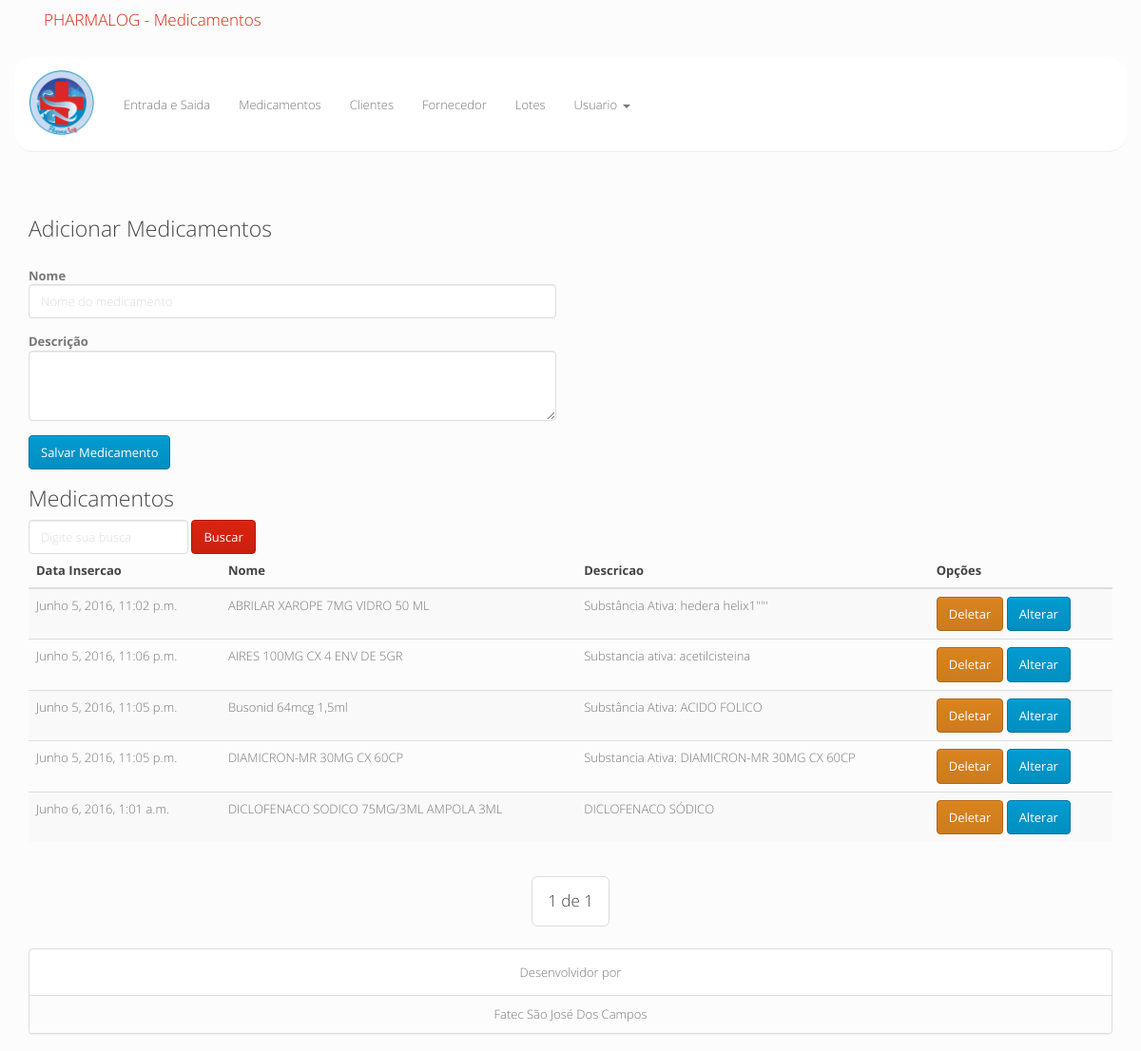
The app's page /controle/dashboard/medicamentos/ (signed in), older data.
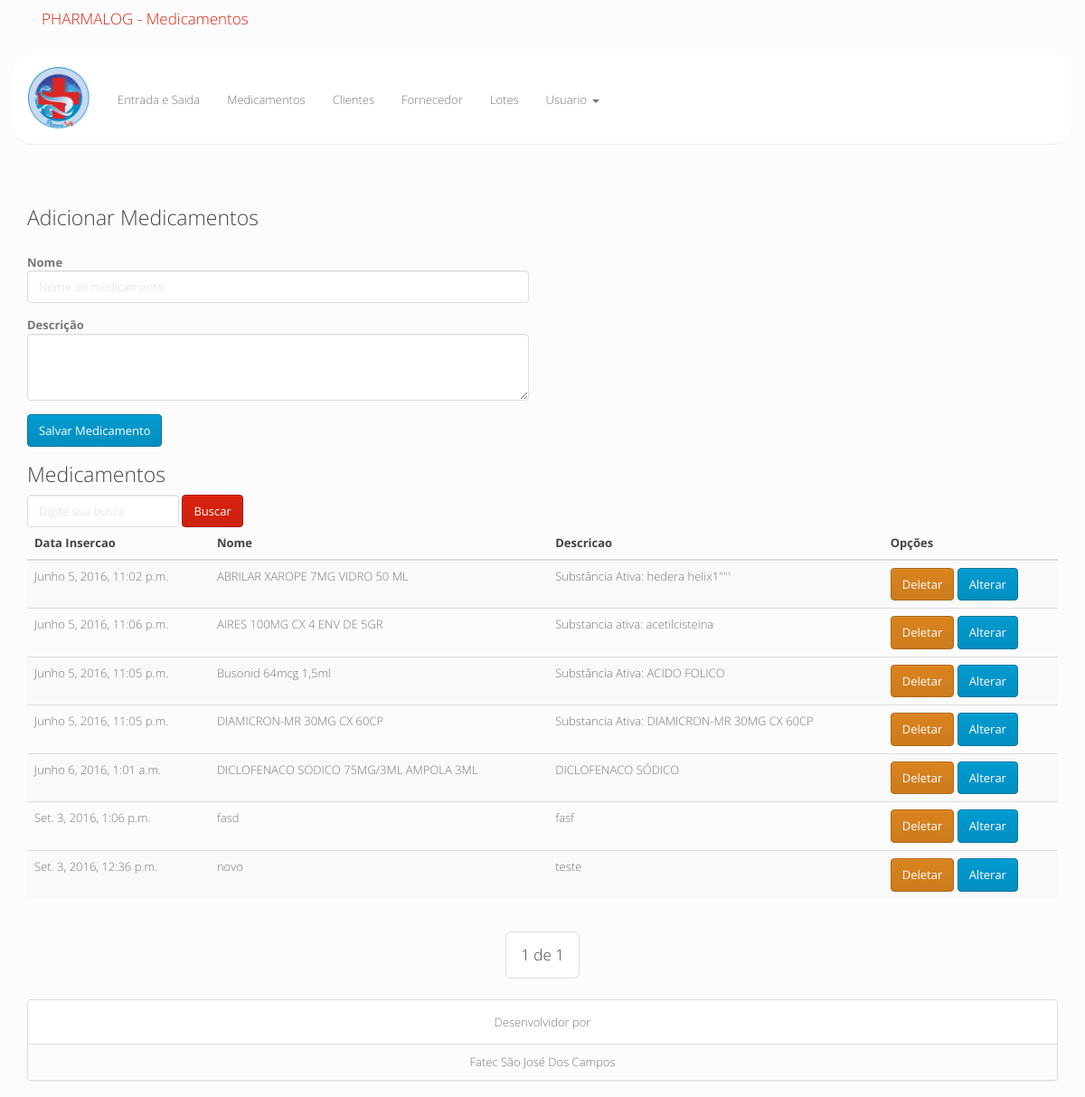
The same page, newer data.
### controle/models.py (models this page shows, shortened)
class Medicamento(models.Model):
	data_insercao = models.DateTimeField(auto_now=True)
	nome = models.CharField(unique=True,max_length=50)
	descricao = models.CharField(max_length=250,blank=False)

### controle/views.py (the view, shortened to what this page needs)
@login_required(login_url='/')
def medicamento(request):
	error = ""
	classerror = ""
	context = {}
	if request.GET.get('busca'):
		b = request.GET['busca']
		medicamentos = Medicamento.objects.filter(Q(nome__contains=b)|Q(descricao__contains=b))
		if len(medicamentos) == 0:
			classerror = "alert alert-warning"
			error = "Nada Encontrado!!"
	else:
		medicamentos = Medicamento.objects.order_by('nome')
	page = request.GET.get('page')
	paginator =  Paginator(medicamentos,10)
	try:
		medicamentos = paginator.page(page)
	except PageNotAnInteger:
		medicamentos = paginator.page(1)
	except EmptyPage:
		medicamentos = paginator.page(paginator.num_pages)
	context['title'] = "Medicamentos"
	context['list_med'] = medicamentos
	context['error'] = error
	context['classerror'] = classerror
	return render(request,'content/medicamentos.html',context)

### controle/templates/content/medicamentos.html (shortened to what this page needs)
{% load staticfiles %}
{% include "header.html" %}
		{% include "menu.html" %}
		<section class="container">
			<h3>Adicionar Medicamentos</h3>
			<div class="row">
				<div class="col-lg-6 col-md-6 col-xs-12">
					<form action="" method="POST" role="form">
						<br>
						<div class="form-group">
							<strong>Nome</strong>
							<input type="text" value="{{nome}}" class="form-control" name="nome" placeholder="Nome do medicamento" required>
						</div>
						<div class="form-group">
							<strong>Descrição</strong>
							<textarea name="descricao" id="inputDescricao" class="form-control" maxlength="250" rows="3" required>{{descricao}}</textarea>
						</div>
						<button type="submit" class="btn btn-info">Salvar Medicamento</button>
					</form>
				</div>
			</div>
			<div class="row">
				<div class="col-lg-12 col-md-12 col-xs-12">
					<h3>Medicamentos</h3>
					<form action="" method="GET" class="form-inline" role="form">
						<div class="form-group">
							<input type="text" class="form-control" name="busca" placeholder="Digite sua busca" required>
						</div>
						<button type="submit" class="btn btn-primary">Buscar</button>
					</form>
					<table class="table table-striped table-hover">
						<thead>
							<tr>
								<th>Data Insercao</th>
								<th>Nome</th>
								<th>Descricao</th>
								<th>Opções</th>
							</tr>
						</thead>
						<tbody>
						{%  for med in list_med %}
							<tr>
								<td>{{med.data_insercao}}</td>
								<td>{{med.nome}}</td>
								<td>{{med.descricao}}</td>
								<td>
									<a class="btn btn-danger" onclick="delMed('?deleta='+{{med.id}},'{{med.nome}}')">
										Deletar
									</a>
									<a class="btn btn-info" data-toggle="modal" href='#alterarMod' onclick="pegaAltMed('{{med.id}}','{{med.nome}}','{{med.descricao}}')">
										Alterar
									</a>
								</td>
							</tr>
						{% endfor %}
						</tbody>
					</table>
					<div class="text-center">
					    <ul class="pagination pagination-lg">
					        <li>
					            <a>
					            	{{ list_med.number }} de {{ list_med.paginator.num_pages }}
					            </a>
					        </li>
					    </ul>
					</div>
				</div>
			</div>
		</section>
{% include "footer.html" %}

Row changes from the older to the newer data that the page shows:
added Medicamento: data_insercao "Set. 3, 2016, 1:06 p.m.", nome "fasd", descricao "fasf"
added Medicamento: data_insercao "Set. 3, 2016, 12:36 p.m.", nome "novo", descricao "teste"
